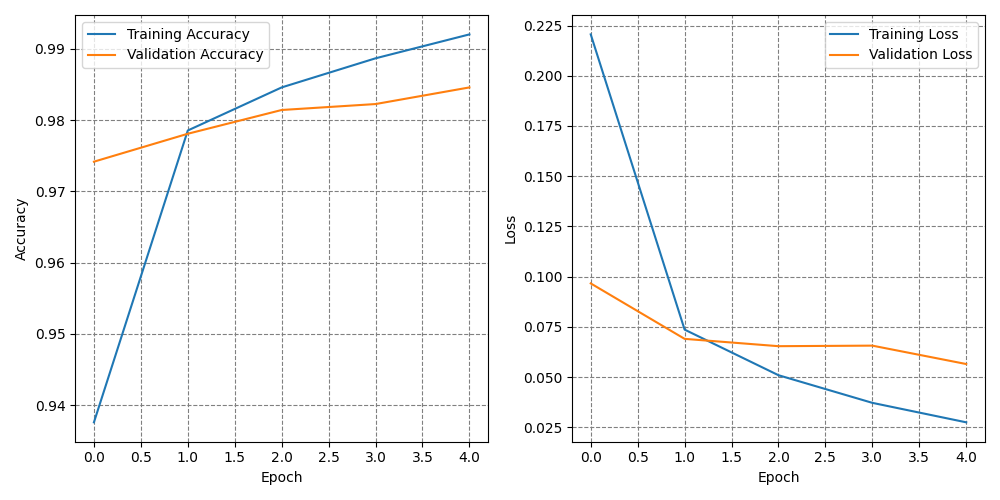

Source code (Python):
import numpy as np
import matplotlib.pyplot as plt
import seaborn as sns
from tensorflow.keras.datasets import mnist
from tensorflow.keras.models import Sequential
from tensorflow.keras.layers import Dense, Conv2D, Flatten, MaxPooling2D
from tensorflow.keras.utils import to_categorical
from sklearn.metrics import confusion_matrix
from tensorflow.keras.callbacks import History

# Load dataset
(train_images, train_labels), (test_images, test_labels) = mnist.load_data()

# Preprocess data
train_images = train_images.reshape((train_images.shape[0], 28, 28, 1)).astype('float32') / 255
test_images = test_images.reshape((test_images.shape[0], 28, 28, 1)).astype('float32') / 255
train_labels = to_categorical(train_labels)
test_labels = to_categorical(test_labels)
original_test_labels = np.argmax(test_labels, axis=1) # Save original labels for confusion matrix

# Define model
model = Sequential([
    Conv2D(32, (3, 3), activation='relu', input_shape=(28, 28, 1)),
    MaxPooling2D((2, 2)),
    Flatten(),
    Dense(64, activation='relu'),
    Dense(10, activation='softmax')
])

# Compile model
model.compile(optimizer='adam', loss='categorical_crossentropy', metrics=['accuracy'])

# Train model
history = History()
model.fit(train_images, train_labels, epochs=5, batch_size=64, validation_split=0.2,
          callbacks=[history])

# Evaluate on test set
test_loss, test_acc = model.evaluate(test_images, test_labels)
print(f"Test accuracy: {test_acc:.4f}")

# Predict on test images
predictions = model.predict(test_images)
predicted_labels = np.argmax(predictions, axis=1)

# Confusion matrix
cm = confusion_matrix(original_test_labels, predicted_labels)
plt.figure(figsize=(10, 7))
sns.heatmap(cm, annot=True, fmt='d', cmap='Blues')
plt.xlabel('Predicted')
plt.ylabel('True')
plt.title('Confusion Matrix')
plt.show()

# Plotting training and validation accuracy and loss
plt.figure(figsize=(10, 5))
plt.subplot(1, 2, 1)
plt.plot(history.history['accuracy'], label='Training Accuracy')
plt.plot(history.history['val_accuracy'], label='Validation Accuracy')
plt.xlabel('Epoch')
plt.ylabel('Accuracy')
plt.grid(True, linestyle='--', color='grey')
plt.legend()

plt.subplot(1, 2, 2)
plt.plot(history.history['loss'], label='Training Loss')
plt.plot(history.history['val_loss'], label='Validation Loss')
plt.xlabel('Epoch')
plt.ylabel('Loss')
plt.grid(True, linestyle='--', color='grey')
plt.legend()

plt.tight_layout()
plt.show()

# Display 25 images from the test set with their predicted labels
plt.figure(figsize=(10,10))
for i in range(25):
    plt.subplot(5,5,i+1)
    plt.xticks([])
    plt.yticks([])
    plt.grid(False)
    plt.imshow(test_images[i].reshape(28,28), cmap=plt.cm.binary)
    plt.xlabel(predicted_labels[i])
plt.show()
